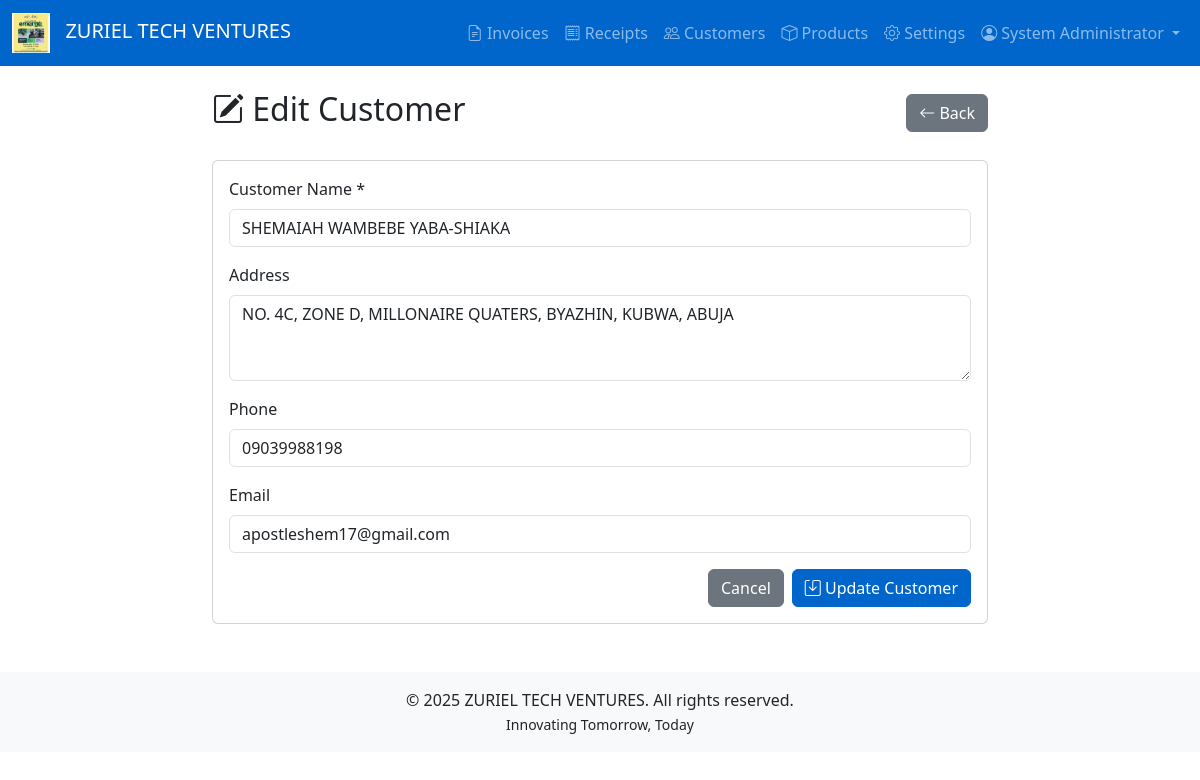
Page /customers/edit/4 (signed in) on the committed database.
### tables this page shows
CREATE TABLE `customers` (
  `id` int(11) NOT NULL,
  `name` varchar(255) NOT NULL,
  `address` text DEFAULT NULL,
  `phone` varchar(50) DEFAULT NULL,
  `email` varchar(255) DEFAULT NULL,
  `created_at` timestamp NOT NULL DEFAULT current_timestamp(),
  `updated_at` timestamp NOT NULL DEFAULT current_timestamp() ON UPDATE current_timestamp()
);

### app/controllers/CustomerController.php (called while the page is built, shortened)
<?php
class CustomerController extends ProtectedController {
    private $customerModel;
    public function __construct($db) {
        $this->customerModel = new Customer($db);
    }
    public function edit($id) {
        $customer = $this->customerModel->find($id);
        $this->view('customers/edit', [
            'customer' => $customer,
            'csrf_token' => $this->generateCsrfToken()
        ]);
    }
}
?>

### config/config.php (called while the page is built, shortened)
<?php
class Config {
    public static function url($path = '') {
        $scriptPath = str_replace('\\', '/', dirname($_SERVER['SCRIPT_NAME']));
        $basePath = str_replace('/public', '', $scriptPath);
        $path = ltrim($path, '/');
        return $basePath . ($path ? '/' . $path : '');
    }
}
?>

### app/models/model.php (called while the page is built, shortened)
<?php
class Model {
    protected $db;
    protected $table;
    public function __construct($db) {
        $this->db = $db;
    }
    public function find($id) {
        $stmt = $this->db->prepare("SELECT * FROM {$this->table} WHERE id = :id");
        $stmt->execute(['id' => $id]);
        return $stmt->fetch();
    }
}
?>

### app/views/customers/edit.php (the view, shortened to what this page needs)
<?php require_once __DIR__ . '/../layouts/header.php'; ?>
<div class="row">
    <div class="col-md-8 offset-md-2">
        <div class="d-flex justify-content-between align-items-center mb-4">
            <h2><i class="bi bi-pencil-square"></i> Edit Customer</h2>
            <a href="<?php echo Config::url('customers'); ?>" class="btn btn-secondary">
                <i class="bi bi-arrow-left"></i> Back
            </a>
        </div>
        <div class="card">
            <div class="card-body">
                <form method="POST" action="<?php echo Config::url('customers/update/' . $customer['id']); ?>">
                    <div class="mb-3">
                        <label class="form-label">Customer Name *</label>
                        <input type="text" name="name" class="form-control"
                               value="<?php echo htmlspecialchars($customer['name']); ?>" required>
                    </div>
                    <div class="mb-3">
                        <label class="form-label">Address</label>
                        <textarea name="address" class="form-control" rows="3"><?php echo htmlspecialchars($customer['address'] ?? ''); ?></textarea>
                    </div>
                    <div class="mb-3">
                        <label class="form-label">Phone</label>
                        <input type="text" name="phone" class="form-control"
                               value="<?php echo htmlspecialchars($customer['phone'] ?? ''); ?>">
                    </div>
                    <div class="mb-3">
                        <label class="form-label">Email</label>
                        <input type="email" name="email" class="form-control"
                               value="<?php echo htmlspecialchars($customer['email'] ?? ''); ?>">
                    </div>
                    <div class="d-flex justify-content-end gap-2">
                        <a href="<?php echo Config::url('customers'); ?>" class="btn btn-secondary">Cancel</a>
                        <button type="submit" class="btn btn-primary">
                            <i class="bi bi-save"></i> Update Customer
                        </button>
                    </div>
                </form>
            </div>
        </div>
    </div>
</div>
<?php require_once __DIR__ . '/../layouts/footer.php'; ?>

### rows in the picture
customers: name "SHEMAIAH WAMBEBE YABA-SHIAKA", address "NO. 4C, ZONE D, MILLONAIRE QUATERS, BYAZHIN, KUBWA, ABUJA", phone "09039988198", email "apostleshem17@gmail.com"

### other values in the picture
Config::get('COMPANY_NAME') "ZURIEL TECH VENTURES"
$_SESSION['full_name'] "System Administrator"
Config::get('COMPANY_TAGLINE') "Innovating Tomorrow, Today"
